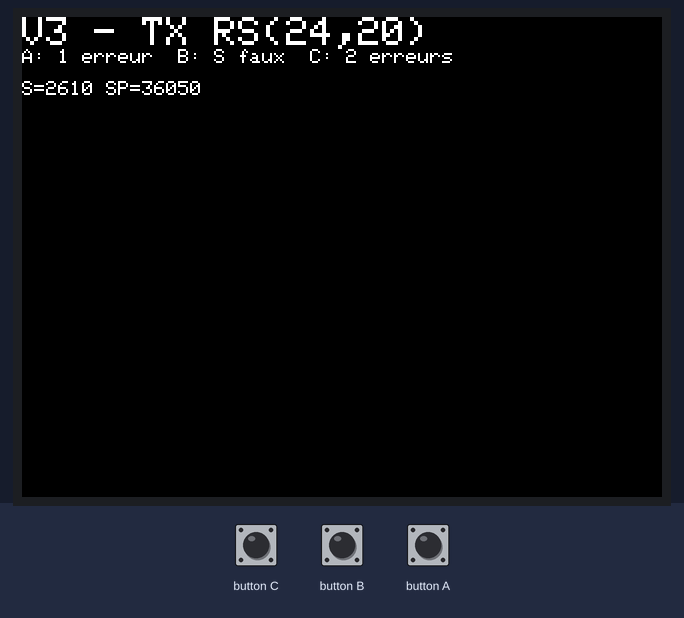
A sketch run on a simulated ESP32. On the bench: 320×240 colour display. The inputs (shaded band) are chosen by the test bench. No radio packets arrive unless stated.

Above: at 1.3 s.
1.4 s: button C pressed for 1 s
At 3.0 s:
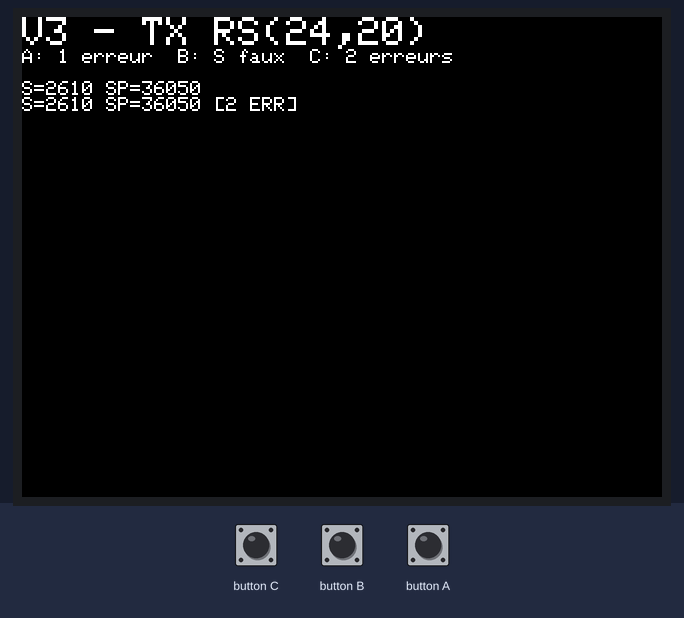
5.4 s: button B pressed for 1 s
At 7.2 s:
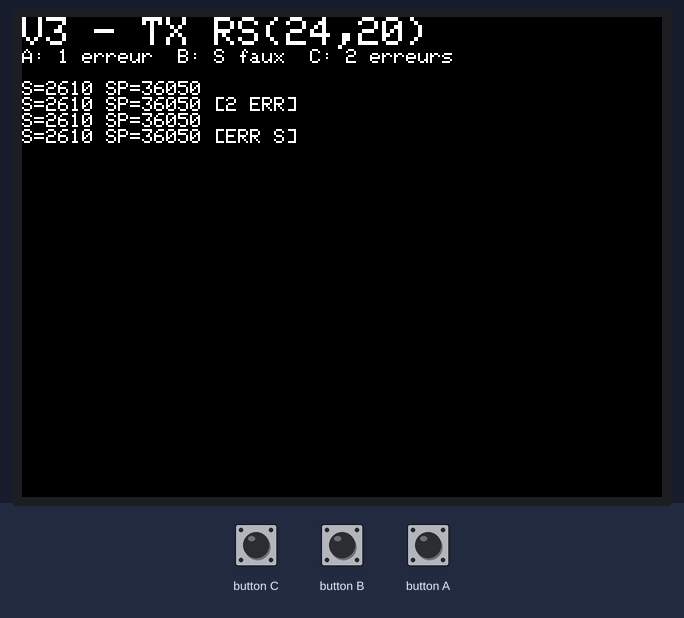
9.4 s: button A pressed for 3.2 s
At 11.4 s:
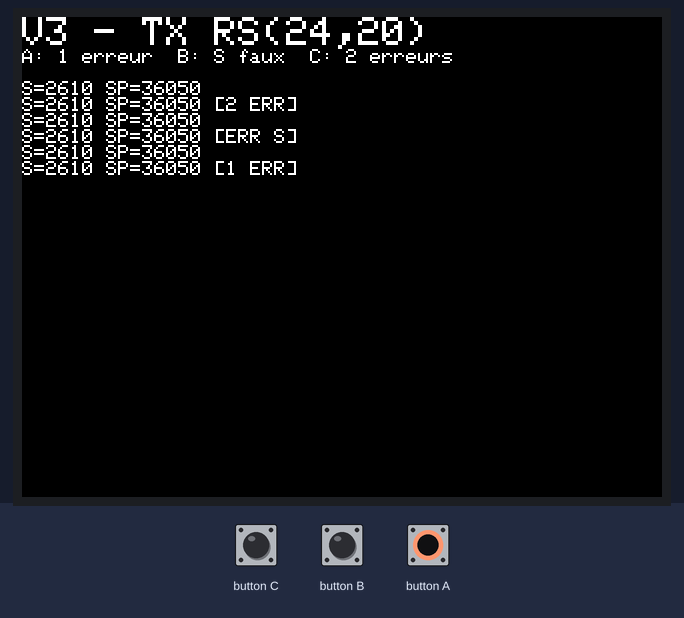
14.1 s: button A pressed for 1 s
At 15.6 s:
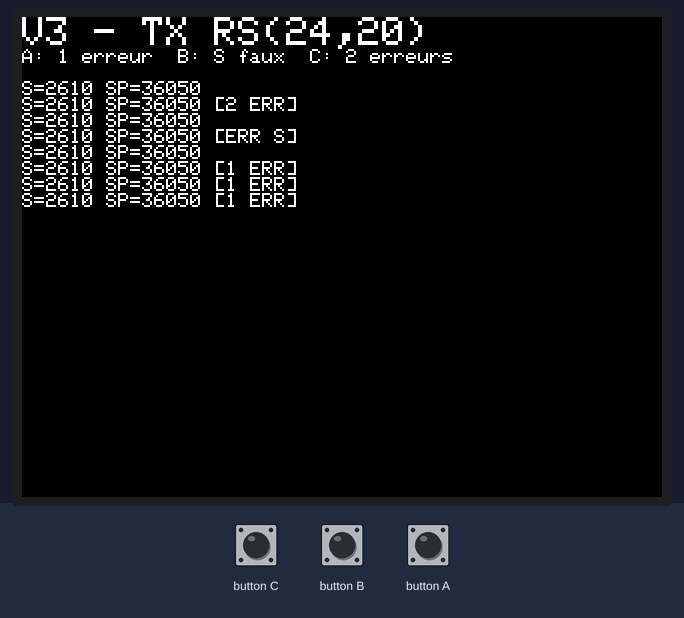
18.1 s: button C pressed for 1 s
At 19.7 s:
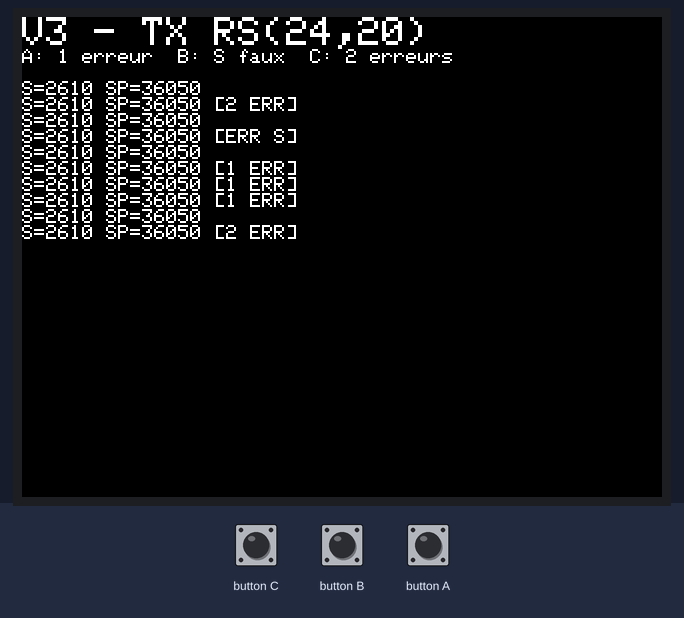
22.1 s: button B pressed for 1 s
At 23.9 s:
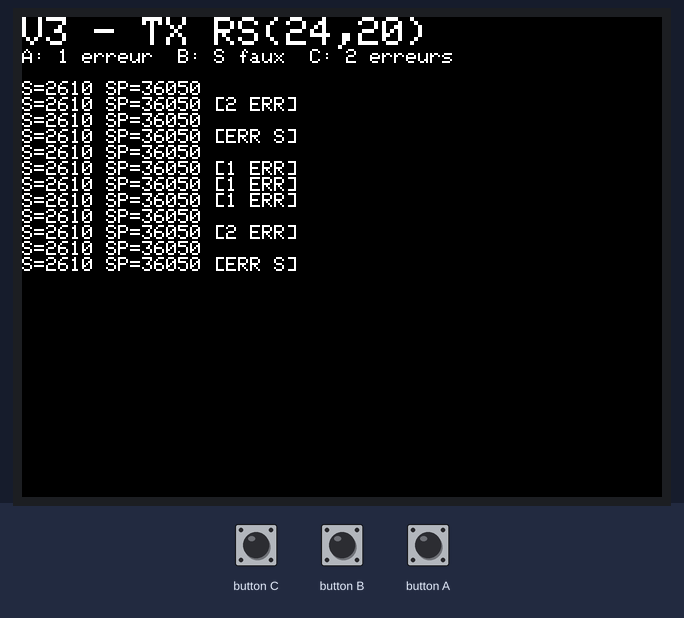
Timing chart, 0 to 25.4 s (numbered marks = the images above; inputs shaded):
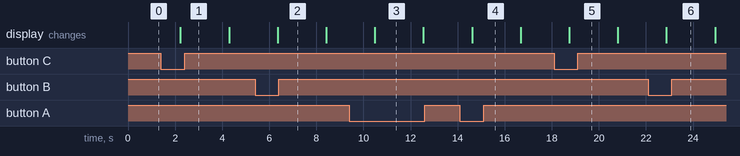

The sketch:

V3_RS_TX.ino
```cpp
/* =====================================================================
   SAE32 - Vidéo 3 - ÉMETTEUR Reed-Solomon simplifié RS(24,20) - PROPOSÉ
   [V3-10] Base : Vidéo 3/Autre (Simon)/video-3-Test-Prog-2-A.ino.
   Cette version en reprend le format (poids fort d'abord).

   Boutons à MAINTENIR :
     A = 1 octet de donnée abîmé        -> R corrige
     B = champ S abîmé                  -> R laisse les données intactes
     C = 2 octets abîmés                -> limite : R "corrige" le mauvais octet
   ===================================================================== */
#include <SPI.h>
#include <M5Stack.h>
#include <RH_RF95.h>

#define RFM95_CS   5
#define RFM95_DIO0 36
RH_RF95 rf95(RFM95_CS, RFM95_DIO0);

#define FREQ_NORMALE 867.7
#define PUISSANCE_DBM 8
#define LIGNE_MAX_ECRAN 220
#define NB_DONNEES 20
#define TAILLE_TRAME 24
#define PERIODE_MS 2000

#define EMISSION 0               // [V3-11] Même recette switch/état que les autres vidéos
#define DELAI    1

uint8_t txbuf[TAILLE_TRAME];
uint8_t state = EMISSION;
uint32_t debutDelai = 0;

// [V3-12] Données différentes selon le rang. Le récepteur connaît ce motif
// pour vérifier sa correction pendant les essais.
uint8_t motif(uint8_t i) {
  return (uint8_t)(i * 13 + 7);
}

void preparerEcran() {
  if (M5.Lcd.getCursorY() > LIGNE_MAX_ECRAN) {
    M5.Lcd.fillScreen(BLACK);
    M5.Lcd.setCursor(0, 0);
  }
}

void setup() {
  M5.begin();
  M5.Power.begin();
  M5.Lcd.setTextSize(2);
  M5.Lcd.println("V3 - TX RS(24,20)");
  M5.Lcd.setTextSize(1);
  M5.Lcd.println("A: 1 erreur  B: S faux  C: 2 erreurs\n");

  if (!rf95.init()) {
    M5.Lcd.println("Init radio ECHEC");
    while (true) delay(1000);
  }
  rf95.setModemConfig(RH_RF95::Bw125Cr45Sf128);
  rf95.setFrequency(FREQ_NORMALE);
  rf95.setTxPower(PUISSANCE_DBM);
}

void loop() {
  M5.update();

  switch (state) {
    case EMISSION: {
      preparerEcran();

      uint16_t S = 0, SP = 0;    // Au plus 5100 et 53550 : 16 bits non signés suffisent
      for (uint8_t i = 0; i < NB_DONNEES; i++) {
        txbuf[i] = motif(i);
        S  += txbuf[i];
        SP += txbuf[i] * (i + 1);         // i part de 0, le rang part de 1
      }
      txbuf[20] = S >> 8;                 // Poids fort d'abord : choix de l'équipe
      txbuf[21] = S & 0xFF;               // (la capsule envoie le poids faible d'abord)
      txbuf[22] = SP >> 8;
      txbuf[23] = SP & 0xFF;

      M5.Lcd.printf("S=%u SP=%u ", S, SP);

      // Erreurs injectées après le calcul, comme un parasite pendant le trajet.
      if (M5.BtnA.isPressed()) {
        txbuf[4] ^= 0x37;                 // Rang 5
        M5.Lcd.print("[1 ERR]");
      }
      if (M5.BtnB.isPressed()) {
        txbuf[21] ^= 0x0F;                // Champ S
        M5.Lcd.print("[ERR S]");
      }
      if (M5.BtnC.isPressed()) {
        // [V3-13] +1 aux rangs 1 et 3 : E = 2 et SP change de 1 + 3 = 4.
        // Le calcul donne R = 4 / 2 = 2 : il accuse un octet qui était juste.
        txbuf[0]++;
        txbuf[2]++;
        M5.Lcd.print("[2 ERR]");
      }
      M5.Lcd.println();

      rf95.send(txbuf, TAILLE_TRAME);
      rf95.waitPacketSent();
      debutDelai = millis();
      state = DELAI;
      break;
    }

    case DELAI:
      if (millis() - debutDelai >= PERIODE_MS) {
        state = EMISSION;
      }
      break;

    default:
      state = EMISSION;
      break;
  }
}
```

Measured:
- after the input at 1.4 s, the display: changes after 0.83 s (image 1)
- after the input at 5.4 s, the display: changes after 0.96 s (image 2)
- what the display in image 3 shows lasts 2.0 s, from 10.5 s to 12.5 s
